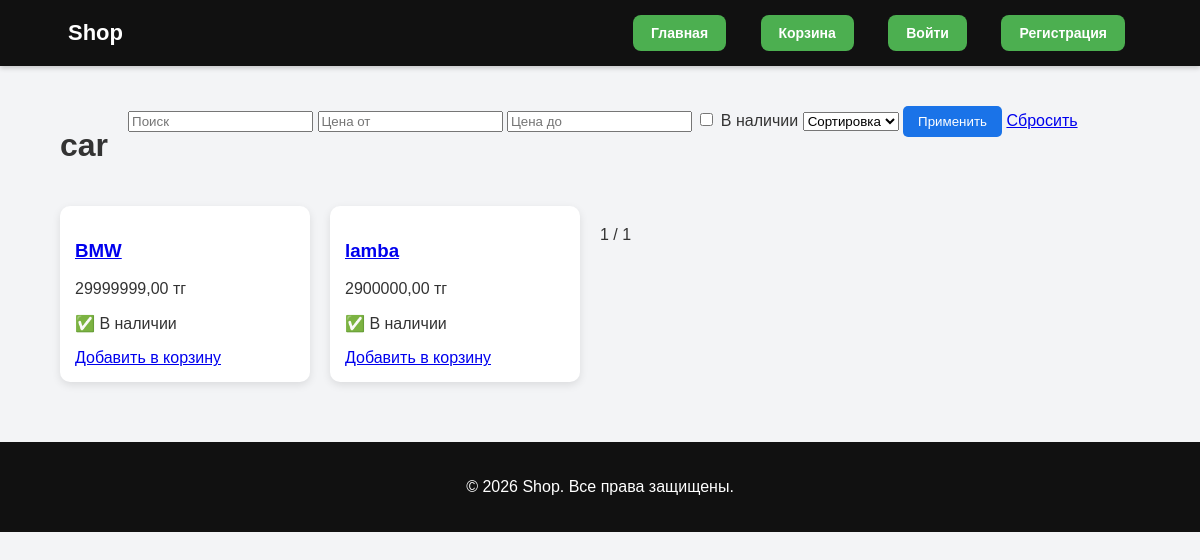
The app's page /category/car-/, older data.
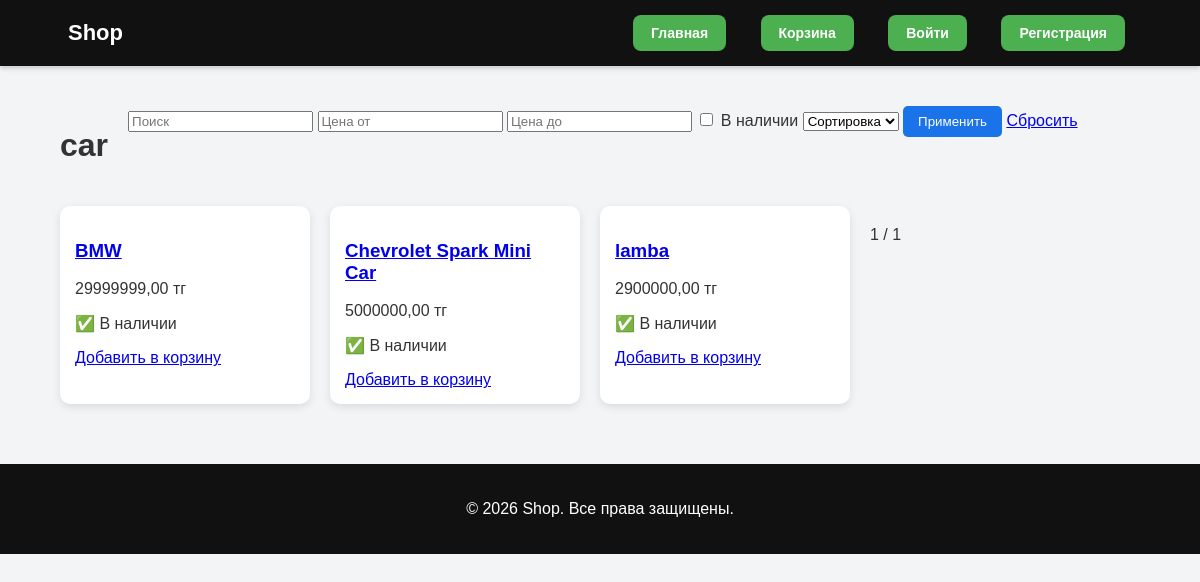
The same page, newer data.
### catalog/models.py (models this page shows, shortened)
class Product(models.Model):
    category = models.ForeignKey(Category, on_delete=models.CASCADE)
    name = models.CharField(max_length=200)
    slug = models.SlugField(unique=True)
    description = models.TextField(blank=True)
    price = models.DecimalField(max_digits=10, decimal_places=2)
    old_price = models.DecimalField(max_digits=10, decimal_places=2, null=True, blank=True)
    stock = models.IntegerField(default=0)
    is_active = models.BooleanField(default=True)

### catalog/views.py (the view)
# urls.py: path("category/<slug:slug>/", views.product_list_by_category, name="product_list"),
def product_list_by_category(request, slug):
    category = get_object_or_404(Category, slug=slug)
    qs = Product.objects.filter(category=category, is_active=True)
    q = request.GET.get("q", "").strip()
    if q:
        qs = qs.filter(Q(name__icontains=q) | Q(description__icontains=q))
    min_price = request.GET.get("min_price", "").strip()
    max_price = request.GET.get("max_price", "").strip()
    try:
        if min_price:
            qs = qs.filter(price__gte=Decimal(min_price))
        if max_price:
            qs = qs.filter(price__lte=Decimal(max_price))
    except (InvalidOperation, ValueError):
        pass
    if request.GET.get("in_stock") == "1":
        qs = qs.filter(stock__gt=0)
    sort = request.GET.get("sort", "")
    if sort == "price_asc":
        qs = qs.order_by("price")
    elif sort == "price_desc":
        qs = qs.order_by("-price")
    elif sort == "new":
        qs = qs.order_by("-id")
    else:
        qs = qs.order_by("name")
    paginator = Paginator(qs, 6)
    page_obj = paginator.get_page(request.GET.get("page"))
    params = request.GET.copy()
    params.pop("page", None)
    qs_params = params.urlencode()
    return render(request, "catalog/product_list.html", {
        "category": category,
        "page_obj": page_obj,
        "qs_params": qs_params,
    })

### catalog/templates/catalog/product_list.html (shortened to what this page needs)
{% extends "base.html" %}
{% block content %}
<h1>{{ category.name }}</h1>
<form method="get" style="margin-bottom:20px;">
  <input name="q" placeholder="Поиск" value="{{ request.GET.q|default:'' }}">
  <input name="min_price" placeholder="Цена от" value="{{ request.GET.min_price|default:'' }}">
  <input name="max_price" placeholder="Цена до" value="{{ request.GET.max_price|default:'' }}">
  <label>
    <input type="checkbox" name="in_stock" value="1" {% if request.GET.in_stock == "1" %}checked{% endif %}>
    В наличии
  </label>
  <select name="sort">
    <option value="">Сортировка</option>
  </select>
  <button type="submit">Применить</button>
  <a href="{% url 'catalog:product_list' category.slug %}">Сбросить</a>
</form>
{% for p in page_obj %}
  <div class="card">
    <a href="{% url 'catalog:product_detail' p.slug %}"><h3>{{ p.name }}</h3></a>
    <p>{{ p.price }} тг</p>
    {% if p.stock > 0 %}
      <p>✅ В наличии</p>
      <a href="{% url 'catalog:add_to_cart' p.id %}">Добавить в корзину</a>
    {% else %}
      <p>❌ Нет</p>
    {% endif %}
  </div>
{% endfor %}
<div style="margin-top:20px;">
  <span>{{ page_obj.number }} / {{ page_obj.paginator.num_pages }}</span>
</div>
{% endblock %}

Row changes from the older to the newer data that the page shows:
added Product: name "Chevrolet Spark Mini Car", price "5000000,00", stock "✅ В наличии"
